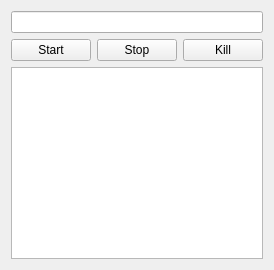
<?xml version="1.0" encoding="UTF-8"?>
<ui version="4.0">
 <class>Form</class>
 <widget class="QWidget" name="Form">
  <property name="geometry">
   <rect>
    <x>0</x>
    <y>0</y>
    <width>274</width>
    <height>270</height>
   </rect>
  </property>
  <layout class="QVBoxLayout" name="processLayout">
   <item>
    <widget class="QLineEdit" name="command"/>
   </item>
   <item>
    <layout class="QHBoxLayout">
     <item>
      <widget class="QPushButton" name="start">
       <property name="text">
        <string>Start</string>
       </property>
      </widget>
     </item>
     <item>
      <widget class="QPushButton" name="stop">
       <property name="text">
        <string>Stop</string>
       </property>
      </widget>
     </item>
     <item>
      <widget class="QPushButton" name="kill">
       <property name="text">
        <string>Kill</string>
       </property>
      </widget>
     </item>
    </layout>
   </item>
   <item>
    <widget class="QPlainTextEdit" name="output"/>
   </item>
  </layout>
  <action name="actionStart">
   <property name="text">
    <string>Start</string>
   </property>
  </action>
  <action name="actionStop">
   <property name="text">
    <string>Stop</string>
   </property>
  </action>
  <action name="actionKill">
   <property name="text">
    <string>Kill</string>
   </property>
  </action>
 </widget>
 <resources/>
 <connections>
  <connection>
   <sender>start</sender>
   <signal>clicked()</signal>
   <receiver>output</receiver>
   <slot>clear()</slot>
   <hints>
    <hint type="sourcelabel">
     <x>104</x>
     <y>21</y>
    </hint>
    <hint type="destinationlabel">
     <x>136</x>
     <y>150</y>
    </hint>
   </hints>
  </connection>
 </connections>
 <slots>
  <signal>signal1()</signal>
  <slot>slot1()</slot>
 </slots>
</ui>
